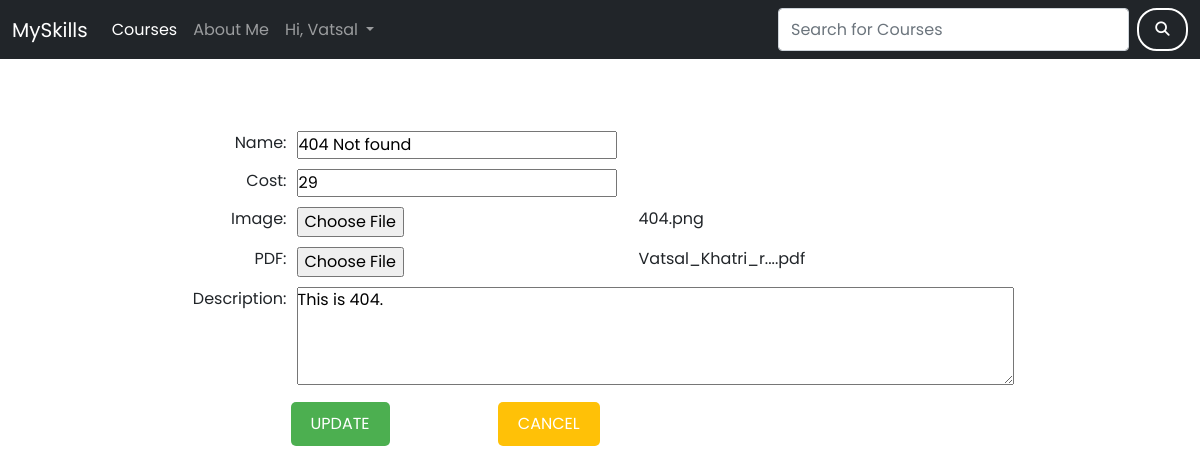
/courses/5/update/ (signed in), run on the app's committed database.
### accounts/models.py (models this page shows, shortened)
class CustomUser(AbstractBaseUser):
    email = models.EmailField(primary_key=True)
    first_name = models.CharField(max_length=150)
    last_name = models.CharField(max_length=150)
    is_verified = models.BooleanField(default=False)
    auth_token = models.CharField(max_length=255, default='')
    is_active = models.BooleanField(default=True)
    is_admin = models.BooleanField(default=False)
    is_staff = models.BooleanField(default=False)
    is_superuser = models.BooleanField(default=False)
    joining_date = models.DateTimeField(auto_now_add=True)
    objects = UserManager()
    USERNAME_FIELD = 'email'
    REQUIRED_FIELDS = ['first_name', 'last_name']
    class Meta:
        verbose_name="User"
        verbose_name_plural="Users"

### courses/models.py (models this page shows, shortened)
class Course(models.Model):
    name = models.CharField(max_length=200)
    cost = models.IntegerField()
    img = models.ImageField(upload_to="img/")
    description = models.TextField(max_length=150)
    added = models.DateTimeField(auto_now_add=True, blank=True)
    last_modified = models.DateTimeField(auto_now=True, blank=True)
    pdf_file = models.FileField(
        storage=FileSystemStorage(location=settings.MEDIA_ROOT),
        upload_to="pdf/",
        default=None)
    class Meta:
        ordering = ['-last_modified']

### courses/views.py (the view, shortened to what this page needs)
# urls.py: path('courses/<int:pk>/update/',views.update_course,name='update'),
def update_course(request, pk):
    if not request.user.is_authenticated or not request.user.is_superuser:
        messages.error(request,"You are not authorised")
        return redirect('courses')
    try:
        course = Course.objects.get(pk=pk)
        img_file_name = course.img.name.split("/")[-1]
        pdf_file_name = course.pdf_file.name.split("/")[-1]
        pdf_file_name, extension1 = os.path.splitext(pdf_file_name)
        pdf_file_name = truncate_text(pdf_file_name, 15) + extension1
        img_file_name, extension2 = os.path.splitext(img_file_name)
        img_file_name = truncate_text(img_file_name, 15) + extension2
        context = {
            "course": course,
            "pdf_file_name": pdf_file_name,
            "img_file_name": img_file_name
        }
        return render(request, 'courses/course_update.html', context)
    except Course.DoesNotExist:
        messages.error(request,"Invalid link")
        return redirect("courses")

### courses/views.py (called while the page is built)
def truncate_text(text, max_length):
    if len(text) > max_length:
        truncated_text = text[:max_length] + "..."
    else:
        truncated_text = text
    return truncated_text

### courses/templates/courses/course_update.html (shortened to what this page needs)
{% extends 'courses/base.html' %}
{% load static %}
{% block content %}
    <br/><br/><br/>
    <div class="form-container">
        <form method="post" enctype="multipart/form-data" action="{% url 'update' course.pk %}">
            <div class="form-field">
                <label for="name">Name:</label>
                <input type="text" id="name" name="name" value="{{ course.name }}" required>
            </div>
            <div class="form-field">
                <label for="cost">Cost:</label>
                <input type="number" id="cost" name="cost" min="0" value="{{ course.cost }}" required>
            </div>
            <div class="form-field">
                <label for="uploadimg">Image:</label>
                <input type="file" id="uploadimg" name="uploadimg" class="file-img-update">
                <span>{{img_file_name|safe}}</span>
            </div>
            <div class="form-field">
                <label for="pdfupload">PDF:</label>
                <input type="file" id="pdfupload" name="pdfupload" class="file-pdf-update">
                <span>{{pdf_file_name|safe}}</span>
            </div>
            <div class="form-field">
                <label for="description">Description:</label>
                <div class="textarea-container">
                    <textarea id="description" name="description" rows="4" cols="50" required>{{ course.description }}</textarea>
                </div>
            </div>
            <button type="submit" class="submit-button" name="update-button" value="update">Update</button>
            <button type="submit" class="cancel-button" name="update-button" value="cancel">Cancel</button>
        </form>
    </div>
{% endblock %}

### courses/templates/courses/base.html (shortened to what this page needs)
{% load static %}
<!DOCTYPE html>
<html lang="en">
  <head>
    <link
      href="https://cdn.jsdelivr.net/npm/bootstrap@5.0.2/dist/css/bootstrap.min.css"
      rel="stylesheet"
    />
    <link
      href="{% static 'fontawesomefree/css/fontawesome.css' %}"
      rel="stylesheet"
      type="text/css"
    />
    <link
      href="{% static 'fontawesomefree/css/brands.css' %}"
      rel="stylesheet"
      type="text/css"
    />
    <link
      href="{% static 'fontawesomefree/css/solid.css' %}"
      rel="stylesheet"
      type="text/css"
    />
    <link
      rel="stylesheet"
      type="text/css"
      href="{% static 'css/styles.css' %}"
    />
  </head>
  <body>
    <nav class="navbar navbar-expand-lg navbar-dark bg-dark">
      <div class="container-fluid">
        <a class="navbar-brand" href="#">MySkills</a>
        <div class="collapse navbar-collapse" id="navbarTogglerDemo02">
          <ul class="navbar-nav me-auto mb-2 mb-lg-0">
            <li class="nav-item">
              <a class="nav-link active" aria-current="page" href="{% url 'home' %}" >Courses</a>
            </li>
            <li class="nav-item">
              <a class="nav-link" href="{% url 'about-me' %}">About Me</a>
            </li>
            <li class="nav-item dropdown">
          <a class="nav-link dropdown-toggle" href="#" id="navbarDropdown" role="button" data-bs-toggle="dropdown" aria-expanded="false">
            {% if request.user.is_authenticated %}
            Hi, {{request.user.first_name}}
            {% else %}
            More
            {% endif %}
          </a>
        </li>
          </ul>
          <form class="d-flex" id="search-form" action="{% url 'search' %}" method="GET" autocomplete="off">
              <input class="form-control me-2" type="search" name="query" value="{{ query }}" placeholder="Search for Courses" aria-label="Search">
              <button class="btn btn-outline-light" type="submit"><i class="fa-solid fa-magnifying-glass"></i></button>
          </form>
        </div>
      </div>
    </nav>
    {% block content %}{% endblock content %}
  </body>
</html>

### static/css/styles.css (style rules this page uses)
* { padding: 0; margin: 0; box-sizing: border-box; }
body { font-family: "Poppins", sans-serif; }
.btn { border: none; font-size: 0.9rem; text-transform: uppercase; border: 2px solid #fff; border-radius: 20px; padding: 0.55rem 0; width: 100px; font-weight: 600; margin: 0; cursor: pointer; color: #fff; }
.form-container { display: flex; justify-content: center; }
.form-field { display: flex; margin-bottom: 10px; }
.form-field label { width: 100px; margin-right: 10px; text-align: right; }
.form-field .textarea-container { flex: 1; }
.form-field textarea { width: 100%; }
.submit-button { background-color: #4caf50; color: white; border: none; padding: 10px 20px; font-size: 16px; cursor: pointer; border-radius: 5px; transition: background-color 0.3s ease; margin-left: 6.5em; text-transform: uppercase; }
.cancel-button { background-color: #ffc107; color: white; border: none; padding: 10px 20px; font-size: 16px; cursor: pointer; border-radius: 5px; transition: background-color 0.3s ease; margin-left: 6.5em; text-transform: uppercase; }
.file-img-update, .file-pdf-update { color: transparent; }
.file-img-update::after { color: black; cursor: not-allowed; pointer-events: none; }
.file-pdf-update::after { color: black; cursor: not-allowed; pointer-events: none; }
button.btn.btn-outline-light[type="submit"] { width: 60px; }

### data on the page
CustomUser: user.first_name "Vatsal"
Course: name "404 Not found", cost "29", description "This is 404."

### other printed values
{{ img_file_name|safe }} "404.png"
{{ pdf_file_name|safe }} "Vatsal_Khatri_r....pdf"
